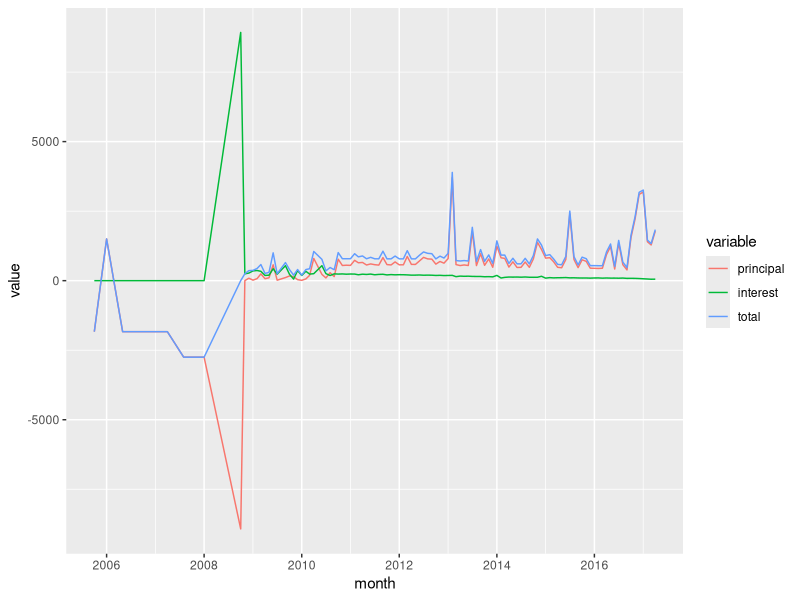

Source code (R):
library(readxl)
library(lubridate)
library(dplyr)
library(ggplot2)
library(reshape2)

## Download this file from navient.com
loans <- read_excel(path = 'ByTransaction.xlsx', sheet=1)

loans$month <- floor_date(loans$Date, 'month')

grouped <- 
  loans %>%
  group_by(month) %>%
  arrange(month) %>%
  summarise(principal=sum(Principal), interest = sum(Interest), total = sum(Total))


## dplyr and reshape2 not playing nicely, coerce to data.frame
grouped <- data.frame(grouped)
m <- melt(grouped, measure.vars = c("principal", "interest", "total"))
m$value <- m$value * -1

sum(subset(m, variable=='interest')[,3])
sum(subset(m, variable=='principal')[,3])
sum(subset(m, variable=='total')[,3])

ggplot(m, aes(x=month, y=value, colour=variable)) + geom_line()